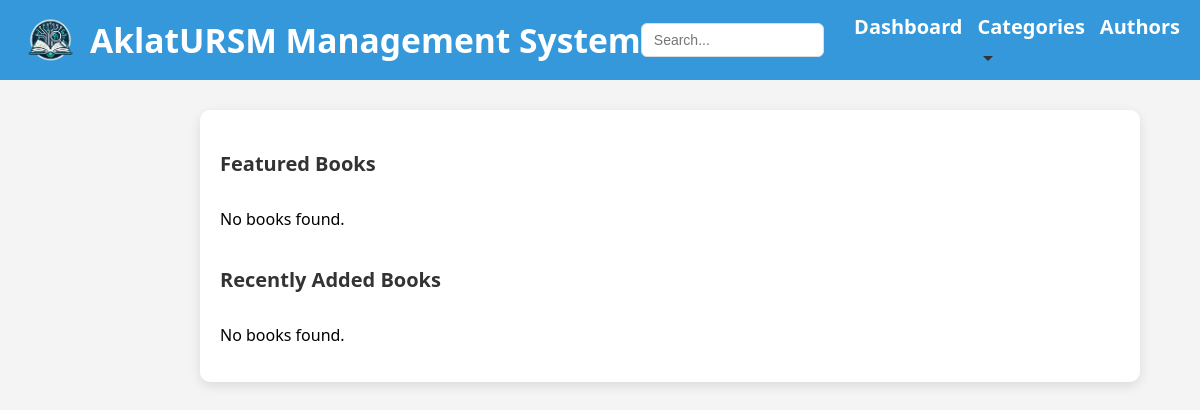
The page /pages/Dashboard.php on the database as committed earlier.
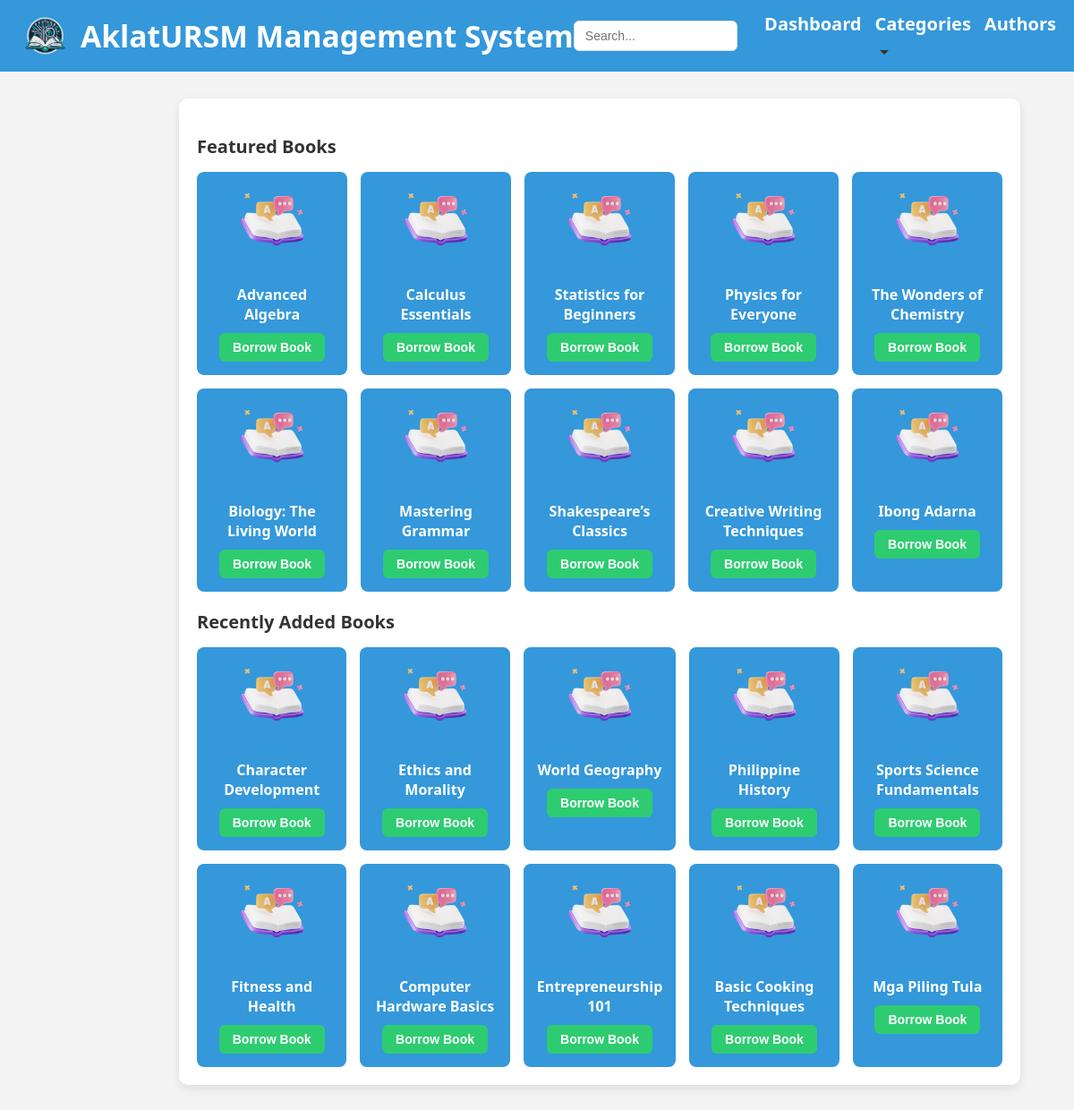
The same page on the database as committed later.
### tables this page shows
CREATE TABLE `books` (
  `id` int(11) NOT NULL,
  `title` varchar(255) NOT NULL,
  `subject` varchar(100) NOT NULL,
  `author` varchar(255) DEFAULT NULL,
  `publication_year` int(4) DEFAULT NULL,
  `cover_image` varchar(255) NOT NULL
);

### pages/Dashboard.php (the view, shortened to what this page needs)
<?php
include '../validate/db.php';
function getFeaturedBooks($conn, $limit = 10) {
    $sql = "SELECT * FROM books ORDER BY id ASC LIMIT $limit";
    $result = $conn->query($sql);
    return $result;
}
function getRecentBooks($conn, $limit = 10) {
    $sql = "SELECT * FROM books ORDER BY id DESC LIMIT $limit";
    $result = $conn->query($sql);
    return $result;
}
function displayBooks($result) {
    if ($result->num_rows > 0) {
        while ($row = $result->fetch_assoc()) {
            ?>
            <div class="book-item">
                <img src="/pages/booksicon.png" alt="Book Icon" class="book-icon">
                <p class="book-title"><?php echo $row['title']; ?></p>
                <form action="transaction.php" method="get">
                    <button type="submit" class="borrow-btn">Borrow Book</button>
                </form>
            </div>
            <?php
        }
    } else {
        echo "<p>No books found.</p>";
    }
}
?>
<!DOCTYPE html>
<html lang="en">
<head>
</head>
<body>
<header>
    <div class="header-left">
        <img src="../img/LMS_logo.png" alt="Library Logo" class="logo">
        <span class="system-title">AklatURSM Management System</span>
    </div>
    <div class="search-container">
        <input type="text" class="search-bar" placeholder="Search...">
        <div class="nav-links">
            <ul>
                <li><a href="dashboard.php">Dashboard</a></li>
                <li class="dropdown">
                    <a href="categories.php">Categories <span class="down-arrow"></span></a>
                </li>
                <li><a href="Authors.php">Authors</a></li>
            </ul>
        </div>
    </div>
</header>
<div class="container">
    <section class="book-section">
        <h2>Featured Books</h2>
        <div class="book-grid">
            <?php
            $featuredBooks = getFeaturedBooks($conn, 10);
            displayBooks($featuredBooks);
            ?>
        </div>
    </section>
    <section class="book-section">
        <h2>Recently Added Books</h2>
        <div class="book-grid">
            <?php
            $recentBooks = getRecentBooks($conn, 10);
            ?>
        </div>
    </section>
</div>
</body>
</html>

### pages/Dashboard.php (style rules this page uses)
body { font-family: 'Segoe UI', Tahoma, Geneva, Verdana, sans-serif; margin: 0; padding: 0; background-color: #f4f4f4; display: flex; flex-direction: column; min-height: 100vh; }
.container { width: 75%; margin-top: 30px; margin-bottom: 30px; margin-left: 200px; background-color: #fff; padding: 20px; border-radius: 10px; box-shadow: 0 4px 12px rgba(0, 0, 0, 0.1); }
header { background-color: #3498db; color: white; display: flex; align-items: center; justify-content: space-between; padding: 10px 20px; border-radius: 0; }
.header-left { display: flex; align-items: center; }
.logo { width: 60px; margin-right: 10px; }
.system-title { font-size: 2.1em; font-weight: 600; white-space: nowrap; }
.search-container { display: flex; align-items: center; flex-grow: 1; justify-content: flex-end; }
.search-bar { width: 55%; padding: 8px 12px; border: 1px solid #ddd; border-radius: 6px; box-sizing: border-box; font-size: 14px; margin-right: 15px; }
.nav-links { display: flex; align-items: center; }
.nav-links ul { list-style-type: none; margin: 0; padding: 0; display: flex; }
.nav-links ul li { margin-left: 15px; }
.nav-links ul li a { text-decoration: none; color: white; font-weight: 600; font-size: 20px; transition: color 0.3s ease; }
.book-section { margin-top: 20px; }
.book-section h2 { margin-bottom: 15px; color: #333; font-size: 20px; font-weight: 600; }
.book-grid { display: grid; grid-template-columns: repeat(5, 1fr); gap: 15px; }
.book-item { background-color: #3498db; color: white; padding: 15px; border-radius: 8px; text-align: center; transition: transform 0.3s ease, box-shadow 0.3s ease; }
.book-icon { width: 80px; height: 80px; margin-bottom: 10px; }
.book-title { margin-bottom: 10px; font-size: 16px; font-weight: 600; }
.borrow-btn { background-color: #2ecc71; color: white; padding: 8px 15px; border: none; border-radius: 6px; cursor: pointer; font-size: 14px; font-weight: 600; transition: background-color 0.3s ease; }
.dropdown { position: relative; display: inline-block; }
.down-arrow { display: inline-block; width: 0; height: 0; border-left: 5px solid transparent; border-right: 5px solid transparent; border-top: 5px solid #333; margin-left: 5px; }

Rows that differ between the two databases and show on the page:
added books: title "Advanced Algebra"
added books: title "Calculus Essentials"
added books: title "Statistics for Beginners"
added books: title "Physics for Everyone"
added books: title "The Wonders of Chemistry"
added books: title "Biology: The Living World"
added books: title "Mastering Grammar"
added books: title "Shakespeare’s Classics"
added books: title "Creative Writing Techniques"
added books: title "Ibong Adarna"
added books: title "Character Development"
added books: title "Ethics and Morality"
added books: title "World Geography"
added books: title "Philippine History"
added books: title "Sports Science Fundamentals"
added books: title "Fitness and Health"
added books: title "Computer Hardware Basics"
added books: title "Entrepreneurship 101"
added books: title "Basic Cooking Techniques"
added books: title "Mga Piling Tula"
Other text that changed with them:
text no longer shown: "No books found. No books found."
